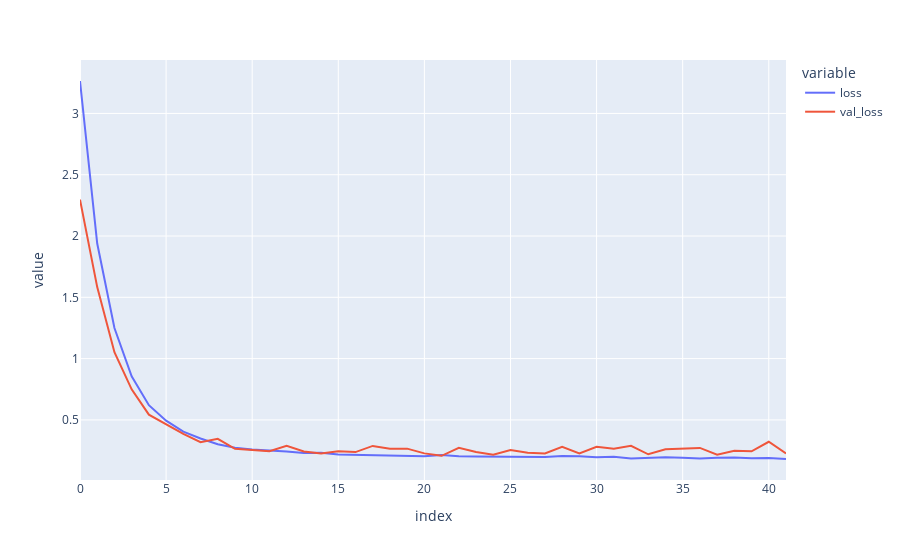

Notebook code for this chart:
### Code cell
visual_loss_rnn()

### Figure 1 — Plotly figure (JSON) as saved in the notebook; plotly's stock layout.template omitted (floating-point values rounded to 4 significant figures)
{"data": [{"hovertemplate": "variable=loss<br>index=%{x}<br>value=%{y}<extra></extra>", "legendgroup": "loss", "line": {"color": "#636efa", "dash": "solid"}, "marker": {"symbol": "circle"}, "mode": "lines", "name": "loss", "orientation": "v", "showlegend": true, "type": "scatter", "x": [0, 1, 2, 3, 4, 5, 6, 7, 8, 9, 10, 11, 12, 13, 14, 15, 16, 17, 18, 19, 20, 21, 22, 23, 24, 25, 26, 27, 28, 29, 30, 31, 32, 33, 34, 35, 36, 37, 38, 39, 40, 41], "xaxis": "x", "y": [3.265, 1.939, 1.249, 0.8554, 0.6203, 0.494, 0.4039, 0.3481, 0.3021, 0.2726, 0.2581, 0.2513, 0.2432, 0.2292, 0.2326, 0.2184, 0.2155, 0.2186, 0.2105, 0.209, 0.2038, 0.2131, 0.2044, 0.2023, 0.2003, 0.1962, 0.1967, 0.197, 0.2053, 0.2038, 0.1958, 0.1999, 0.1857, 0.1903, 0.195, 0.1918, 0.1861, 0.1912, 0.1934, 0.1867, 0.1883, 0.1811], "yaxis": "y"}, {"hovertemplate": "variable=val_loss<br>index=%{x}<br>value=%{y}<extra></extra>", "legendgroup": "val_loss", "line": {"color": "#EF553B", "dash": "solid"}, "marker": {"symbol": "circle"}, "mode": "lines", "name": "val_loss", "orientation": "v", "showlegend": true, "type": "scatter", "x": [0, 1, 2, 3, 4, 5, 6, 7, 8, 9, 10, 11, 12, 13, 14, 15, 16, 17, 18, 19, 20, 21, 22, 23, 24, 25, 26, 27, 28, 29, 30, 31, 32, 33, 34, 35, 36, 37, 38, 39, 40, 41], "xaxis": "x", "y": [2.297, 1.584, 1.052, 0.7494, 0.5429, 0.461, 0.3857, 0.3176, 0.3457, 0.264, 0.2531, 0.2445, 0.2887, 0.243, 0.2262, 0.2452, 0.2376, 0.2879, 0.2644, 0.2655, 0.227, 0.2072, 0.2717, 0.2382, 0.2157, 0.2542, 0.2326, 0.2269, 0.2807, 0.2272, 0.281, 0.2649, 0.2881, 0.2195, 0.2607, 0.2692, 0.2714, 0.2166, 0.2481, 0.2438, 0.3216, 0.227], "yaxis": "y"}], "layout": {"legend": {"title": {"text": "variable"}, "tracegroupgap": 0}, "margin": {"t": 60}, "xaxis": {"anchor": "y", "domain": [0, 1], "title": {"text": "index"}}, "yaxis": {"anchor": "x", "domain": [0, 1], "title": {"text": "value"}}}}
